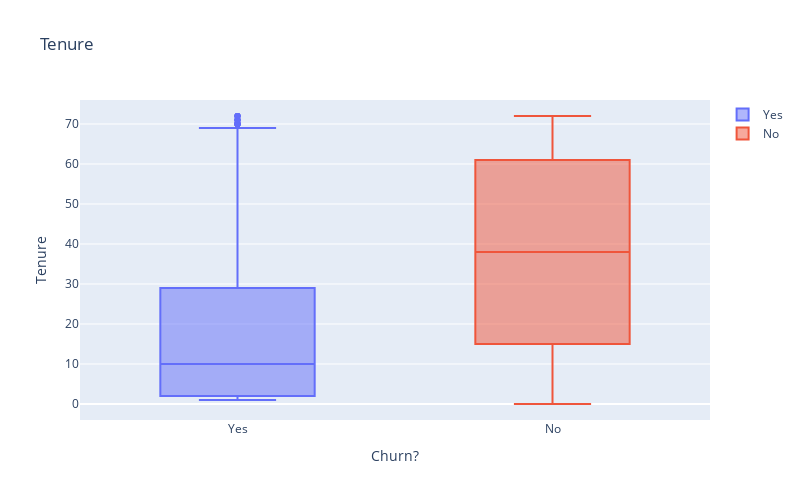

The code cell stored with this chart in its notebook:
### Code cell
figs = []

for churn in churns:
    figs.append(
        go.Box(
            y = df.loc[(df['Churn']==churn),'tenure'],
            name = churn
        )
    )

layout = go.Layout(
    title = "Tenure",
    xaxis = {"title" : "Churn?"},
    yaxis = {"title" : "Tenure"},
    width=800,
    height=500
)

fig = go.Figure(data=figs, layout=layout)
py.offline.iplot(fig)

### Figure 1 — Plotly figure (JSON) as saved in the notebook; plotly's stock layout.template omitted (floating-point values rounded to 4 significant figures; data arrays with more than 128 entries replaced by an {"elided": "..."} marker saying what was removed)
{"data": [{"name": "Yes", "type": "box", "y": {"elided": "1869 int values"}}, {"name": "No", "type": "box", "y": {"elided": "5174 int values"}}], "layout": {"height": 500, "title": {"text": "Tenure"}, "width": 800, "xaxis": {"autorange": true, "range": [-0.5, 1.5], "title": {"text": "Churn?"}, "type": "category"}, "yaxis": {"autorange": true, "range": [-4, 76], "title": {"text": "Tenure"}, "type": "linear"}}}
